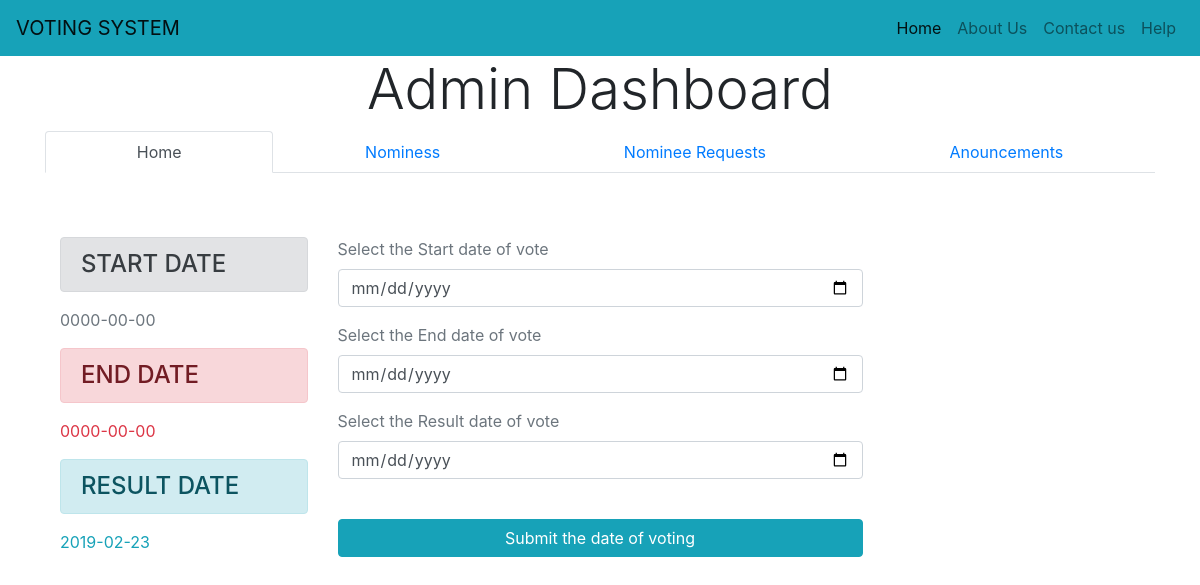
Before: /Admin/dashboard.php with the older database file.
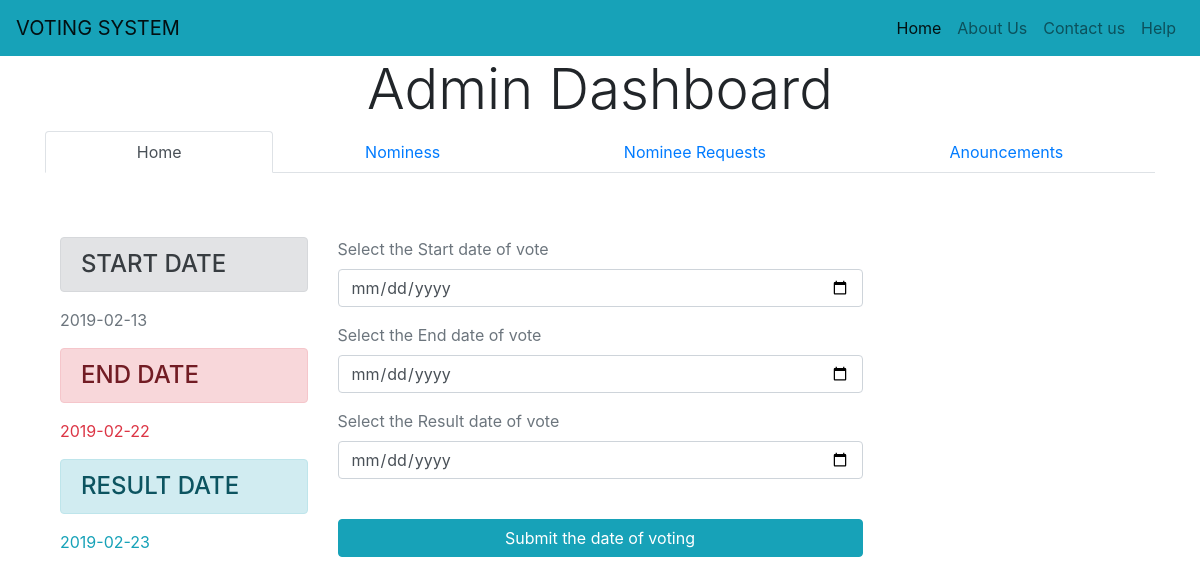
After: the same page with the newer database file.
### tables this page shows
CREATE TABLE `start_vote` (
  `id` int(255) NOT NULL,
  `start` varchar(255) DEFAULT NULL,
  `start_date` date DEFAULT NULL,
  `end_date` date DEFAULT NULL,
  `result_date` date DEFAULT NULL,
  `user_id` varchar(255) DEFAULT NULL,
  `winner` varchar(255) DEFAULT NULL,
  `total_vote` varchar(255) DEFAULT NULL
);

### common/functions.php (called while the page is built, shortened)
<?php
function get_voting_details($conn){
$sql="SELECT * from start_vote";
  $result=mysqli_query($conn,$sql);
  $count=mysqli_fetch_assoc($result);
  return $count;
}
?>

### Admin/dashboard.php (the view, shortened to what this page needs)
<?php include_once('../common/header.php');
 include_once('../database/connection.php');
include_once('../common/functions.php');
?>
<section id="tabs">
  <div class="container">
    <h6 class="section-title text-center display-4">Admin Dashboard</h6>
    <div class="row">
      <div class="col-12 ">
        <nav>
          <div class="nav nav-tabs nav-fill" id="nav-tab" role="tablist">
            <a class="nav-item nav-link  <?php echo @$_GET['announce_status']?'':'active'; ?>" id="nav-home-tab" data-toggle="tab" href="#nav-home" role="tab" aria-controls="nav-home" aria-selected="true">Home</a>
            <a class="nav-item nav-link" id="nav-profile-tab" data-toggle="tab" href="#nav-profile" role="tab" aria-controls="nav-profile" aria-selected="false">Nominess</a>
            <a class="nav-item nav-link" id="nav-contact-tab" data-toggle="tab" href="#nav-contact" role="tab" aria-controls="nav-contact" aria-selected="false">Nominee Requests</a>
            <a class="nav-item nav-link  <?php echo @$_GET['announce_status']?' active':''; ?>"" id="nav-about-tab" data-toggle="tab" href="#nav-about" role="tab" aria-controls="nav-about" aria-selected="false">Anouncements</a>
          </div>
        </nav>
        <div class="tab-content py-3 px-3 px-sm-0" id="nav-tabContent">
          <div class="tab-pane fade show <?php echo @$_GET['announce_status']?'':'active'; ?>" id="nav-home" role="tabpanel" aria-labelledby="nav-home-tab">
          	<div class="container-fluid mt-5 w-100">
          		<div class="row">
          				<div class=" col-md-3  ">
          					<?php $get_details=get_voting_details($conn); ?>
          					<h4 class="alert alert-secondary">START DATE</h4>
          					<p class="text-secondary"><?php echo $get_details['start_date']?$get_details['start_date']:'not updated'?></p>
          					<h4 class="alert alert-danger mt-3">END DATE</h4>
          					<p class="text-danger"><?php echo $get_details['end_date']?$get_details['end_date']:'not updated'?></p>
          					<h4 class="alert alert-info mt-3">RESULT DATE</h4>
          					<p class="text-info"><?php echo $get_details['result_date']?$get_details['result_date']:'not updated'?></p>
          				</div>
          				<div class=" col-md-6  ">
          	<form action="../submit.php" method="post">
          		<div class="form-group">
          	<label class="text-secondary">Select the Start date of vote</label>
          	<input type="date" name="voting_start" class="form-control">
          </div>
          <div class="form-group">
          	<label class="text-secondary">Select the End date of vote</label>
          	<input type="date" name="voting_end" class="form-control">
          </div>
          <div class="form-group">
          	<label class="text-secondary">Select the Result date of vote</label>
          	<input type="date" name="voting_result" class="form-control">
          </div>
          	<br>
            <button class="btn btn-info btn-block" type="submit" name="voting_date_submit">Submit the date of voting</button>
          	</form>
          </div>
          </div>
          </div>
          </div>
      </div>
    </div>
  </div>
</section>
<?php include_once('../common/footer.php'); ?>

Changed rows visible on the page:
changed start_vote: start_date "0000-00-00" → "2019-02-13"; end_date "0000-00-00" → "2019-02-22"
